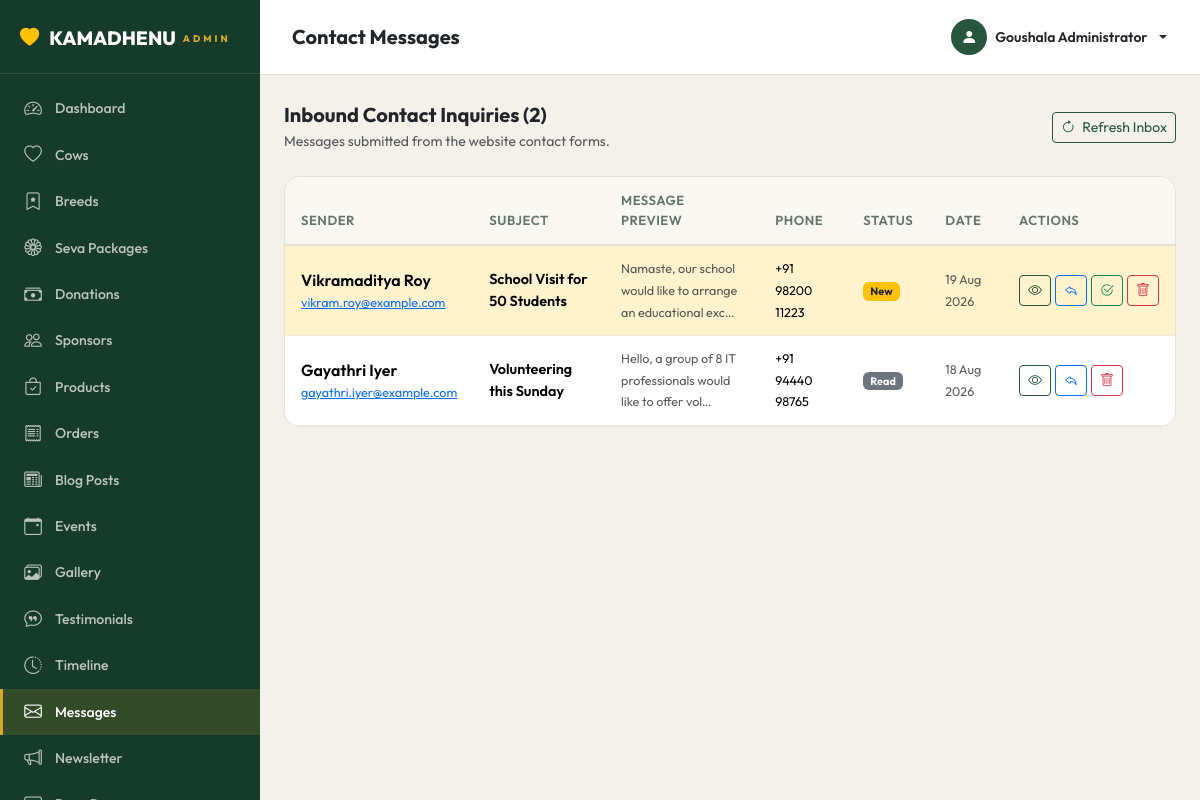
The page /admin/messages.php (signed in) on the database its author committed.
### tables this page shows
CREATE TABLE IF NOT EXISTS `contact_messages` (
  `id` INT AUTO_INCREMENT PRIMARY KEY,
  `name` VARCHAR(150) NOT NULL,
  `email` VARCHAR(150) NOT NULL,
  `phone` VARCHAR(30) DEFAULT NULL,
  `subject` VARCHAR(200) NOT NULL,
  `message` TEXT NOT NULL,
  `status` ENUM('New', 'Read', 'Replied') DEFAULT 'New',
  `admin_notes` TEXT DEFAULT NULL,
  `created_at` TIMESTAMP DEFAULT CURRENT_TIMESTAMP,
  `updated_at` TIMESTAMP DEFAULT CURRENT_TIMESTAMP ON UPDATE CURRENT_TIMESTAMP,
  INDEX `idx_contact_status` (`status`),
  INDEX `idx_contact_created` (`created_at`)
);

### includes/functions.php (called while the page is built, shortened)
<?php
function e(string $str): string {
    return htmlspecialchars($str, ENT_QUOTES | ENT_HTML5, 'UTF-8');
}
function formatDate(string $date, string $format = 'd M Y'): string {
    return date($format, strtotime($date));
}
function truncate(string $text, int $chars = 150): string {
    $text = strip_tags($text);
    return rtrim(substr($text, 0, $chars)) . '…';
}

### admin/messages.php (the view, shortened to what this page needs)
<?php
require_once __DIR__ . '/../includes/functions.php';
include __DIR__ . '/includes/admin_header.php';
$messages = $pdo->query("SELECT * FROM contact_messages ORDER BY FIELD(status,'New','Read','Replied') ASC, created_at DESC")->fetchAll();
?>
<div class="d-flex justify-content-between align-items-center mb-4">
  <div>
    <h5 class="fw-bold mb-1">Inbound Contact Inquiries (<?= count($messages) ?>)</h5>
    <p class="text-muted small mb-0">Messages submitted from the website contact forms.</p>
  </div>
  <div class="d-flex gap-2">
    <button class="btn btn-sm btn-outline-forest" onclick="location.reload()">
      <i class="bi bi-arrow-clockwise me-1"></i> Refresh Inbox
    </button>
  </div>
</div>
<div class="admin-table">
  <table class="table">
    <thead>
      <tr>
        <th>Sender</th>
        <th>Subject</th>
        <th>Message Preview</th>
        <th>Phone</th>
        <th>Status</th>
        <th>Date</th>
        <th>Actions</th>
      </tr>
    </thead>
    <tbody>
      <?php foreach ($messages as $m): ?>
      <tr class="<?= $m['status']==='New' ? 'table-warning' : '' ?>">
        <td>
          <div class="fw-semibold fs-6"><?= e($m['name']) ?></div>
          <a href="mailto:<?= e($m['email']) ?>" class="small text-forest"><?= e($m['email']) ?></a>
        </td>
        <td class="fw-semibold"><?= e($m['subject'] ?: 'General Inquiry') ?></td>
        <td><small class="text-muted"><?= e(truncate($m['message'], 60)) ?></small></td>
        <td><small><?= e($m['phone'] ?: '—') ?></small></td>
        <td>
          <span class="badge <?= $m['status']==='New'?'bg-warning text-dark':($m['status']==='Replied'?'bg-success':'bg-secondary') ?>">
            <?= e($m['status']) ?>
          </span>
        </td>
        <td><small class="text-muted"><?= formatDate($m['created_at']) ?></small></td>
        <td>
          <div class="d-flex gap-1">
            <button class="btn btn-sm btn-outline-forest view-msg-btn" data-msg='<?= json_encode($m, JSON_HEX_APOS | JSON_HEX_QUOT) ?>' title="View Full Message">
              <i class="bi bi-eye"></i>
            </button>
            <a href="mailto:<?= e($m['email']) ?>?subject=Re: <?= urlencode($m['subject'] ?: 'Kamadhenu Goushala Inquiry') ?>" class="btn btn-sm btn-outline-primary" title="Reply via Email">
              <i class="bi bi-reply"></i>
            </a>
            <?php if ($m['status'] === 'New'): ?>
              <button class="btn btn-sm btn-outline-success mark-read-btn" data-id="<?= $m['id'] ?>" data-status="Read" title="Mark as Read">
                <i class="bi bi-check2-circle"></i>
              </button>
            <?php endif; ?>
            <button class="btn btn-sm btn-outline-danger delete-msg-btn" data-id="<?= $m['id'] ?>" data-name="<?= e($m['name']) ?>" title="Delete Message">
              <i class="bi bi-trash"></i>
            </button>
          </div>
        </td>
      </tr>
      <?php endforeach; ?>
    </tbody>
  </table>
</div>
<?php
include __DIR__ . '/includes/admin_footer.php';
?>

### assets/css/variables.css (style rules this page uses)
:root { --primary-dark: #173B2A; --forest-green: #28563C; --forest-green-light: #377352; --sacred-gold: #D4A72C; --sacred-gold-light: #F3D068; --sacred-gold-dark: #B3861B; --cream-bg: #FBF7ED; --cream-card: #FFFFFF; --dark-text: #243029; --muted-text: #64746B; --light-border: #E8E2D5; --border-gold: rgba(212, 167, 44, 0.35); --gold-gradient: linear-gradient(135deg, #D4A72C 0%, #F3D068 50%, #D4A72C 100%); --green-gradient: linear-gradient(135deg, #173B2A 0%, #28563C 100%); --hero-overlay: linear-gradient(180deg, rgba(0, 0, 0, 0.4) 0%, rgba(0, 0, 0, 0.65) 100%); --card-gradient: linear-gradient(180deg, rgba(255, 255, 255, 0.95) 0%, #FFFFFF 100%); --shadow-sm: 0 2px 8px rgba(23, 59, 42, 0.06); --shadow-md: 0 8px 24px rgba(23, 59, 42, 0.08); --shadow-lg: 0 16px 40px rgba(23, 59, 42, 0.12); --shadow-gold: 0 8px 24px rgba(212, 167, 44, 0.25); --shadow-hover: 0 20px 48px rgba(23, 59, 42, 0.15); --radius-sm: 8px; --radius-md: 16px; --radius-lg: 24px; --radius-pill: 50px; --font-heading: 'Outfit', 'Playfair Display', Georgia, serif; --font-body: 'Outfit', -apple-system, BlinkMacSystemFont, 'Segoe UI', Roboto, sans-serif; --font-serif: 'Playfair Display', serif; --transition-fast: 0.2s cubic-bezier(0.4, 0, 0.2, 1); --transition-normal: 0.35s cubic-bezier(0.4, 0, 0.2, 1); }

### assets/css/admin.css (style rules this page uses)
.admin-body { font-family: 'Outfit', sans-serif; background: #f4f1eb; margin: 0; min-height: 100vh; }
.admin-table { background: #fff; border-radius: 16px; border: 1px solid #e8e2d5; overflow: hidden; }
.admin-table .table { margin-bottom: 0; }
.admin-table .table thead th { background: #f9f7f2; border-bottom: 2px solid #e8e2d5; font-weight: 600; font-size: 0.82rem; color: #64746B; text-transform: uppercase; letter-spacing: 0.5px; padding: 14px 16px; }
.admin-table .table tbody td { padding: 12px 16px; vertical-align: middle; font-size: 0.9rem; border-bottom: 1px solid #f0ece4; }
.btn-outline-forest { border: 1px solid var(--forest-green, #28563C); color: var(--forest-green, #28563C); }

### rows shown on the page
contact_messages: name "Vikramaditya Roy", email "vikram.roy@example.com", subject "School Visit for 50 Students", message "Namaste, our school would like to arrange an educational exc…", phone "+91 98200 11223", status "New", created_at "19 Aug 2026"
contact_messages: name "Gayathri Iyer", email "gayathri.iyer@example.com", subject "Volunteering this Sunday", message "Hello, a group of 8 IT professionals would like to offer vol…", phone "+91 94440 98765", status "Read", created_at "18 Aug 2026"

### other values the page prints
$item['label'] "Dashboard"
$item['label'] "Cows"
$item['label'] "Breeds"
$item['label'] "Seva Packages"
$item['label'] "Donations"
$item['label'] "Sponsors"
$item['label'] "Products"
$item['label'] "Orders"
$item['label'] "Blog Posts"
$item['label'] "Events"
$item['label'] "Gallery"
$item['label'] "Testimonials"
$item['label'] "Timeline"
$item['label'] "Messages"
$item['label'] "Newsletter"
